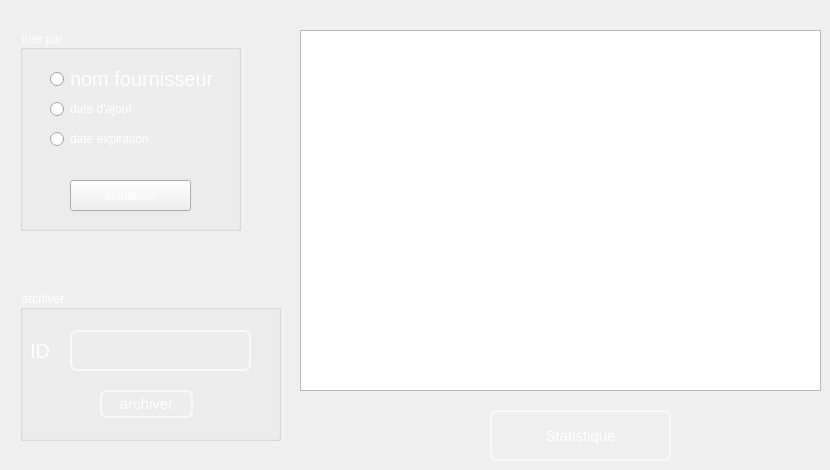
   <widget class="QWidget" name="tab_4">
    <attribute name="title">
     <string>Afficher Fournisseur</string>
    </attribute>
    <widget class="QTableView" name="view">
     <property name="geometry">
      <rect>
       <x>300</x>
       <y>30</y>
       <width>521</width>
       <height>361</height>
      </rect>
     </property>
     <property name="styleSheet">
      <string notr="true">QTableView
{
    alternate-background-color: #1F1F1F;
    gridline-color: white;
    color: white;

    font: 75 9pt &quot;MS Shell Dlg 2&quot;;
}
QTableView::item 
{
    color: white;
}

QTableView::item:focus
{
    color: gray;
    background: #0063cd;
}
QTableView::item:selected
{
    color: red;
    background: #0063cd;
}

QCheckBox::indicator:checked, QCheckBox::indicator:unchecked{
    color: #b1b1b1;
    background-color: #323232;
    border: 1px solid #b1b1b1;
    border-radius: 1px;
    width: 7px;
    height: 7px;
    margin: 0px 5px 0 5px;
}

    padding-left:10px;
    height:100px;
    width:180px;
    color: #5a5a5a;
    border-bottom :1px solid #f0f0f0;</string>
     </property>
    </widget>
    <widget class="QGroupBox" name="suppression_3">
     <property name="geometry">
      <rect>
       <x>20</x>
       <y>30</y>
       <width>221</width>
       <height>201</height>
      </rect>
     </property>
     <property name="styleSheet">
      <string notr="true">
font: 75 15pt &quot;MS Shell Dlg 2&quot;;
color:white</string>
     </property>
     <property name="title">
      <string>trier par</string>
     </property>
     <widget class="QRadioButton" name="radioButton_2">
      <property name="geometry">
       <rect>
        <x>30</x>
        <y>40</y>
        <width>171</width>
        <height>18</height>
       </rect>
      </property>
      <property name="font">
       <font>
        <family>MS Shell Dlg 2</family>
        <pointsize>15</pointsize>
        <weight>9</weight>
        <italic>false</italic>
        <bold>false</bold>
       </font>
      </property>
      <property name="styleSheet">
       <string notr="true">ui-&gt;label-&gt;setStyleSheet(&quot;{color: #C0BBFE}&quot;);</string>
      </property>
      <property name="text">
       <string>nom fournisseur</string>
      </property>
     </widget>
     <widget class="QRadioButton" name="radioButton">
      <property name="geometry">
       <rect>
        <x>30</x>
        <y>70</y>
        <width>161</width>
        <height>18</height>
       </rect>
      </property>
      <property name="text">
       <string>date d'ajout</string>
      </property>
     </widget>
     <widget class="QRadioButton" name="radioButton_3">
      <property name="geometry">
       <rect>
        <x>30</x>
        <y>100</y>
        <width>161</width>
        <height>18</height>
       </rect>
      </property>
      <property name="text">
       <string>date expiration</string>
      </property>
     </widget>
     <widget class="QPushButton" name="act">
      <property name="geometry">
       <rect>
        <x>50</x>
        <y>150</y>
        <width>121</width>
        <height>31</height>
       </rect>
      </property>
      <property name="styleSheet">
       <string notr="true"/>
      </property>
      <property name="text">
       <string>actualiser</string>
      </property>
     </widget>
    </widget>
    <widget class="QGroupBox" name="suppression">
     <property name="geometry">
      <rect>
       <x>20</x>
       <y>290</y>
       <width>261</width>
       <height>151</height>
      </rect>
     </property>
     <property name="styleSheet">
      <string notr="true">
font: 75 15pt &quot;MS Shell Dlg 2&quot;;
color:white</string>
     </property>
     <property name="title">
      <string>archiver</string>
     </property>
     <widget class="QLabel" name="label_12">
      <property name="geometry">
       <rect>
        <x>10</x>
        <y>40</y>
        <width>31</width>
        <height>41</height>
       </rect>
      </property>
      <property name="palette">
       <palette>
        <active>
         <colorrole role="WindowText">
          <brush brushstyle="SolidPattern">
           <color alpha="255">
            <red>255</red>
            <green>255</green>
            <blue>255</blue>
           </color>
          </brush>
         </colorrole>
         <colorrole role="Button">
          <brush brushstyle="SolidPattern">
           <color alpha="0">
            <red>0</red>
            <green>0</green>
            <blue>0</blue>
           </color>
          </brush>
         </colorrole>
         <colorrole role="Text">
          <brush brushstyle="SolidPattern">
           <color alpha="255">
            <red>255</red>
            <green>255</green>
            <blue>255</blue>
           </color>
          </brush>
         </colorrole>
         <colorrole role="ButtonText">
          <brush brushstyle="SolidPattern">
           <color alpha="255">
            <red>255</red>
            <green>255</green>
            <blue>255</blue>
           </color>
          </brush>
         </colorrole>
         <colorrole role="Base">
          <brush brushstyle="SolidPattern">
           <color alpha="0">
            <red>0</red>
            <green>0</green>
            <blue>0</blue>
           </color>
          </brush>
         </colorrole>
         <colorrole role="Window">
          <brush brushstyle="SolidPattern">
           <color alpha="0">
            <red>0</red>
            <green>0</green>
            <blue>0</blue>
           </color>
          </brush>
         </colorrole>
         <colorrole role="PlaceholderText">
          <brush brushstyle="SolidPattern">
           <color alpha="128">
            <red>255</red>
            <green>255</green>
            <blue>255</blue>
           </color>
          </brush>
         </colorrole>
        </active>
        <inactive>
         <colorrole role="WindowText">
          <brush brushstyle="SolidPattern">
           <color alpha="255">
            <red>255</red>
            <green>255</green>
            <blue>255</blue>
           </color>
          </brush>
         </colorrole>
         <colorrole role="Button">
          <brush brushstyle="SolidPattern">
           <color alpha="0">
            <red>0</red>
            <green>0</green>
            <blue>0</blue>
           </color>
          </brush>
         </colorrole>
         <colorrole role="Text">
          <brush brushstyle="SolidPattern">
           <color alpha="255">
            <red>255</red>
            <green>255</green>
            <blue>255</blue>
           </color>
          </brush>
         </colorrole>
         <colorrole role="ButtonText">
          <brush brushstyle="SolidPattern">
           <color alpha="255">
            <red>255</red>
            <green>255</green>
            <blue>255</blue>
           </color>
          </brush>
         </colorrole>
         <colorrole role="Base">
          <brush brushstyle="SolidPattern">
           <color alpha="0">
            <red>0</red>
            <green>0</green>
            <blue>0</blue>
           </color>
          </brush>
         </colorrole>
         <colorrole role="Window">
          <brush brushstyle="SolidPattern">
           <color alpha="0">
            <red>0</red>
            <green>0</green>
            <blue>0</blue>
           </color>
          </brush>
         </colorrole>
         <colorrole role="PlaceholderText">
          <brush brushstyle="SolidPattern">
           <color alpha="128">
            <red>255</red>
            <green>255</green>
            <blue>255</blue>
           </color>
          </brush>
         </colorrole>
        </inactive>
        <disabled>
         <colorrole role="WindowText">
          <brush brushstyle="SolidPattern">
           <color alpha="255">
            <red>255</red>
            <green>255</green>
            <blue>255</blue>
           </color>
          </brush>
         </colorrole>
         <colorrole role="Button">
          <brush brushstyle="SolidPattern">
           <color alpha="0">
            <red>0</red>
            <green>0</green>
            <blue>0</blue>
           </color>
          </brush>
         </colorrole>
         <colorrole role="Text">
          <brush brushstyle="SolidPattern">
           <color alpha="255">
            <red>255</red>
            <green>255</green>
            <blue>255</blue>
           </color>
          </brush>
         </colorrole>
         <colorrole role="ButtonText">
          <brush brushstyle="SolidPattern">
           <color alpha="255">
            <red>255</red>
            <green>255</green>
            <blue>255</blue>
           </color>
          </brush>
         </colorrole>
         <colorrole role="Base">
          <brush brushstyle="SolidPattern">
           <color alpha="0">
            <red>0</red>
            <green>0</green>
            <blue>0</blue>
           </color>
          </brush>
         </colorrole>
         <colorrole role="Window">
          <brush brushstyle="SolidPattern">
           <color alpha="0">
            <red>0</red>
            <green>0</green>
            <blue>0</blue>
           </color>
          </brush>
         </colorrole>
         <colorrole role="PlaceholderText">
          <brush brushstyle="SolidPattern">
           <color alpha="128">
            <red>0</red>
            <green>0</green>
            <blue>0</blue>
           </color>
          </brush>
         </colorrole>
        </disabled>
       </palette>
      </property>
      <property name="font">
       <font>
        <family>MS Shell Dlg 2</family>
        <pointsize>15</pointsize>
        <weight>9</weight>
        <italic>false</italic>
        <bold>false</bold>
       </font>
      </property>
      <property name="text">
       <string>ID</string>
      </property>
     </widget>
     <widget class="QLineEdit" name="supp">
      <property name="geometry">
       <rect>
        <x>50</x>
        <y>40</y>
        <width>181</width>
        <height>41</height>
       </rect>
      </property>
      <property name="styleSheet">
       <string notr="true">QLineEdit{
color: white;
background-color:Transparent;;
border-width: 2px;
border-color: #F9F9F9;
border-style: solid;
border-radius: 7;
padding: 3px;
font-size: 15px;

}
QLineEdit:focus
{border:2px solid #FBAD25;
}</string>
      </property>
      <property name="text">
       <string/>
      </property>
     </widget>
     <widget class="QPushButton" name="pb_supprimer">
      <property name="geometry">
       <rect>
        <x>80</x>
        <y>100</y>
        <width>93</width>
        <height>28</height>
       </rect>
      </property>
      <property name="styleSheet">
       <string notr="true">QPushButton{

color: white;
background-color:Transparent;;
border-width: 2px;
border-color: #F9F9F9;
border-style: solid;
border-radius: 7;
padding: 3px;
font-size: 15px;


}
QPushButton:focus
{border:2px solid #FBAD25;
}</string>
      </property>
      <property name="text">
       <string>archiver</string>
      </property>
     </widget>
    </widget>
    <widget class="QPushButton" name="pb_supprimer_2">
     <property name="geometry">
      <rect>
       <x>490</x>
       <y>410</y>
       <width>181</width>
       <height>51</height>
      </rect>
     </property>
     <property name="styleSheet">
      <string notr="true">QPushButton{

color: white;
background-color:Transparent;;
border-width: 2px;
border-color: #F9F9F9;
border-style: solid;
border-radius: 7;
padding: 3px;
font-size: 15px;


}
QPushButton:focus
{border:2px solid #FBAD25;
}</string>
     </property>
     <property name="text">
      <string>Statistique</string>
     </property>
    </widget>
   </widget>
